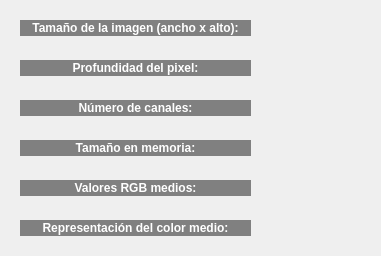
<?xml version="1.0" encoding="UTF-8"?>
<ui version="4.0">
 <class>InformacionImagen</class>
 <widget class="QDialog" name="InformacionImagen">
  <property name="geometry">
   <rect>
    <x>0</x>
    <y>0</y>
    <width>381</width>
    <height>256</height>
   </rect>
  </property>
  <property name="sizePolicy">
   <sizepolicy hsizetype="Fixed" vsizetype="Fixed">
    <horstretch>0</horstretch>
    <verstretch>0</verstretch>
   </sizepolicy>
  </property>
  <property name="minimumSize">
   <size>
    <width>381</width>
    <height>256</height>
   </size>
  </property>
  <property name="maximumSize">
   <size>
    <width>381</width>
    <height>256</height>
   </size>
  </property>
  <property name="windowTitle">
   <string>Información de la imagen</string>
  </property>
  <widget class="QLabel" name="labelSizeValue">
   <property name="geometry">
    <rect>
     <x>270</x>
     <y>20</y>
     <width>81</width>
     <height>16</height>
    </rect>
   </property>
   <property name="font">
    <font>
     <pointsize>9</pointsize>
     <weight>75</weight>
     <bold>true</bold>
    </font>
   </property>
   <property name="styleSheet">
    <string notr="true"/>
   </property>
   <property name="text">
    <string/>
   </property>
  </widget>
  <widget class="QLabel" name="labelProfundidadValue">
   <property name="geometry">
    <rect>
     <x>270</x>
     <y>60</y>
     <width>81</width>
     <height>16</height>
    </rect>
   </property>
   <property name="font">
    <font>
     <pointsize>9</pointsize>
     <weight>75</weight>
     <bold>true</bold>
    </font>
   </property>
   <property name="styleSheet">
    <string notr="true"/>
   </property>
   <property name="text">
    <string/>
   </property>
  </widget>
  <widget class="QLabel" name="labelCanalesValue">
   <property name="geometry">
    <rect>
     <x>270</x>
     <y>100</y>
     <width>81</width>
     <height>16</height>
    </rect>
   </property>
   <property name="font">
    <font>
     <pointsize>9</pointsize>
     <weight>75</weight>
     <bold>true</bold>
    </font>
   </property>
   <property name="styleSheet">
    <string notr="true"/>
   </property>
   <property name="text">
    <string/>
   </property>
  </widget>
  <widget class="QLabel" name="labelMemoriaValue">
   <property name="geometry">
    <rect>
     <x>270</x>
     <y>140</y>
     <width>81</width>
     <height>16</height>
    </rect>
   </property>
   <property name="font">
    <font>
     <pointsize>9</pointsize>
     <weight>75</weight>
     <bold>true</bold>
    </font>
   </property>
   <property name="styleSheet">
    <string notr="true"/>
   </property>
   <property name="text">
    <string/>
   </property>
  </widget>
  <widget class="QLabel" name="labelRGBMediaValue">
   <property name="geometry">
    <rect>
     <x>270</x>
     <y>180</y>
     <width>81</width>
     <height>16</height>
    </rect>
   </property>
   <property name="font">
    <font>
     <pointsize>9</pointsize>
     <weight>75</weight>
     <bold>true</bold>
    </font>
   </property>
   <property name="styleSheet">
    <string notr="true"/>
   </property>
   <property name="text">
    <string/>
   </property>
  </widget>
  <widget class="QLabel" name="labelColorMedioValue">
   <property name="geometry">
    <rect>
     <x>270</x>
     <y>220</y>
     <width>31</width>
     <height>16</height>
    </rect>
   </property>
   <property name="font">
    <font>
     <pointsize>9</pointsize>
     <weight>75</weight>
     <bold>true</bold>
    </font>
   </property>
   <property name="styleSheet">
    <string notr="true"/>
   </property>
   <property name="text">
    <string/>
   </property>
  </widget>
  <widget class="QLabel" name="labelSize">
   <property name="geometry">
    <rect>
     <x>20</x>
     <y>20</y>
     <width>231</width>
     <height>16</height>
    </rect>
   </property>
   <property name="font">
    <font>
     <pointsize>9</pointsize>
     <weight>75</weight>
     <bold>true</bold>
    </font>
   </property>
   <property name="styleSheet">
    <string notr="true">background-color: rgb(128, 128, 128);
color: rgb(255, 255, 255);</string>
   </property>
   <property name="text">
    <string>Tamaño de la imagen (ancho x alto):</string>
   </property>
   <property name="alignment">
    <set>Qt::AlignCenter</set>
   </property>
  </widget>
  <widget class="QLabel" name="labelProfundidad">
   <property name="geometry">
    <rect>
     <x>20</x>
     <y>60</y>
     <width>231</width>
     <height>16</height>
    </rect>
   </property>
   <property name="font">
    <font>
     <pointsize>9</pointsize>
     <weight>75</weight>
     <bold>true</bold>
    </font>
   </property>
   <property name="styleSheet">
    <string notr="true">background-color: rgb(128, 128, 128);
color: rgb(255, 255, 255);</string>
   </property>
   <property name="text">
    <string>Profundidad del pixel:</string>
   </property>
   <property name="alignment">
    <set>Qt::AlignCenter</set>
   </property>
  </widget>
  <widget class="QLabel" name="labelCanales">
   <property name="geometry">
    <rect>
     <x>20</x>
     <y>100</y>
     <width>231</width>
     <height>16</height>
    </rect>
   </property>
   <property name="font">
    <font>
     <pointsize>9</pointsize>
     <weight>75</weight>
     <bold>true</bold>
    </font>
   </property>
   <property name="styleSheet">
    <string notr="true">background-color: rgb(128, 128, 128);
color: rgb(255, 255, 255);</string>
   </property>
   <property name="text">
    <string>Número de canales:</string>
   </property>
   <property name="alignment">
    <set>Qt::AlignCenter</set>
   </property>
  </widget>
  <widget class="QLabel" name="labelMemoria">
   <property name="geometry">
    <rect>
     <x>20</x>
     <y>140</y>
     <width>231</width>
     <height>16</height>
    </rect>
   </property>
   <property name="font">
    <font>
     <pointsize>9</pointsize>
     <weight>75</weight>
     <bold>true</bold>
    </font>
   </property>
   <property name="styleSheet">
    <string notr="true">background-color: rgb(128, 128, 128);
color: rgb(255, 255, 255);</string>
   </property>
   <property name="text">
    <string>Tamaño en memoria:</string>
   </property>
   <property name="alignment">
    <set>Qt::AlignCenter</set>
   </property>
  </widget>
  <widget class="QLabel" name="labelRGBMedia">
   <property name="geometry">
    <rect>
     <x>20</x>
     <y>180</y>
     <width>231</width>
     <height>16</height>
    </rect>
   </property>
   <property name="font">
    <font>
     <pointsize>9</pointsize>
     <weight>75</weight>
     <bold>true</bold>
    </font>
   </property>
   <property name="styleSheet">
    <string notr="true">background-color: rgb(128, 128, 128);
color: rgb(255, 255, 255);</string>
   </property>
   <property name="text">
    <string>Valores RGB medios:</string>
   </property>
   <property name="alignment">
    <set>Qt::AlignCenter</set>
   </property>
  </widget>
  <widget class="QLabel" name="labelColorMedio">
   <property name="geometry">
    <rect>
     <x>20</x>
     <y>220</y>
     <width>231</width>
     <height>16</height>
    </rect>
   </property>
   <property name="font">
    <font>
     <pointsize>9</pointsize>
     <weight>75</weight>
     <bold>true</bold>
    </font>
   </property>
   <property name="styleSheet">
    <string notr="true">background-color: rgb(128, 128, 128);
color: rgb(255, 255, 255);</string>
   </property>
   <property name="text">
    <string>Representación del color medio:</string>
   </property>
   <property name="alignment">
    <set>Qt::AlignCenter</set>
   </property>
  </widget>
 </widget>
 <resources/>
 <connections/>
</ui>
